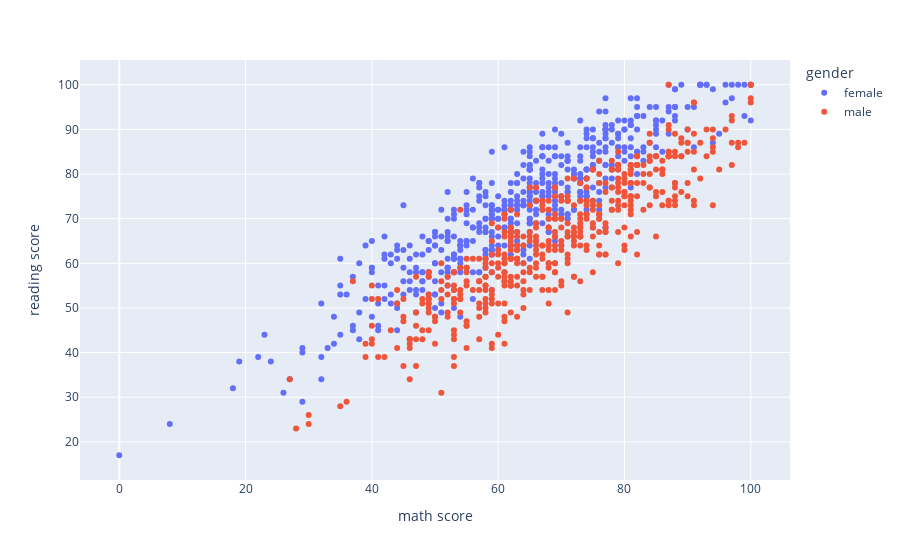

The cell this chart's notebook holds for it:
### Code cell
# Done By Twapandula Amushe
# Interactive visualization (example with Plotly)
fig = px.scatter(GroupProject, x='math score', y='reading score', color='gender',
                 hover_data=['writing score', 'race/ethnicity'])
fig.show()

### Figure 1 — Plotly figure (JSON) as saved in the notebook; plotly's stock layout.template omitted (floating-point values rounded to 4 significant figures; data arrays with more than 128 entries replaced by an {"elided": "..."} marker saying what was removed)
{"data": [{"customdata": {"elided": "518x2 mixed values"}, "hovertemplate": "gender=female<br>math score=%{x}<br>reading score=%{y}<br>writing score=%{customdata[0]}<br>race/ethnicity=%{customdata[1]}<extra></extra>", "legendgroup": "female", "marker": {"color": "#636efa", "symbol": "circle"}, "mode": "markers", "name": "female", "orientation": "v", "showlegend": true, "type": "scatter", "x": {"elided": "518 int values"}, "xaxis": "x", "y": {"elided": "518 int values"}, "yaxis": "y"}, {"customdata": {"elided": "482x2 mixed values"}, "hovertemplate": "gender=male<br>math score=%{x}<br>reading score=%{y}<br>writing score=%{customdata[0]}<br>race/ethnicity=%{customdata[1]}<extra></extra>", "legendgroup": "male", "marker": {"color": "#EF553B", "symbol": "circle"}, "mode": "markers", "name": "male", "orientation": "v", "showlegend": true, "type": "scatter", "x": {"elided": "482 int values"}, "xaxis": "x", "y": {"elided": "482 int values"}, "yaxis": "y"}], "layout": {"autosize": true, "legend": {"title": {"text": "gender"}, "tracegroupgap": 0}, "margin": {"t": 60}, "xaxis": {"anchor": "y", "autorange": true, "domain": [0, 1], "range": [-6.072, 106.1], "title": {"text": "math score"}, "type": "linear"}, "yaxis": {"anchor": "x", "autorange": true, "domain": [0, 1], "range": [10.57, 106.4], "title": {"text": "reading score"}, "type": "linear"}}}
